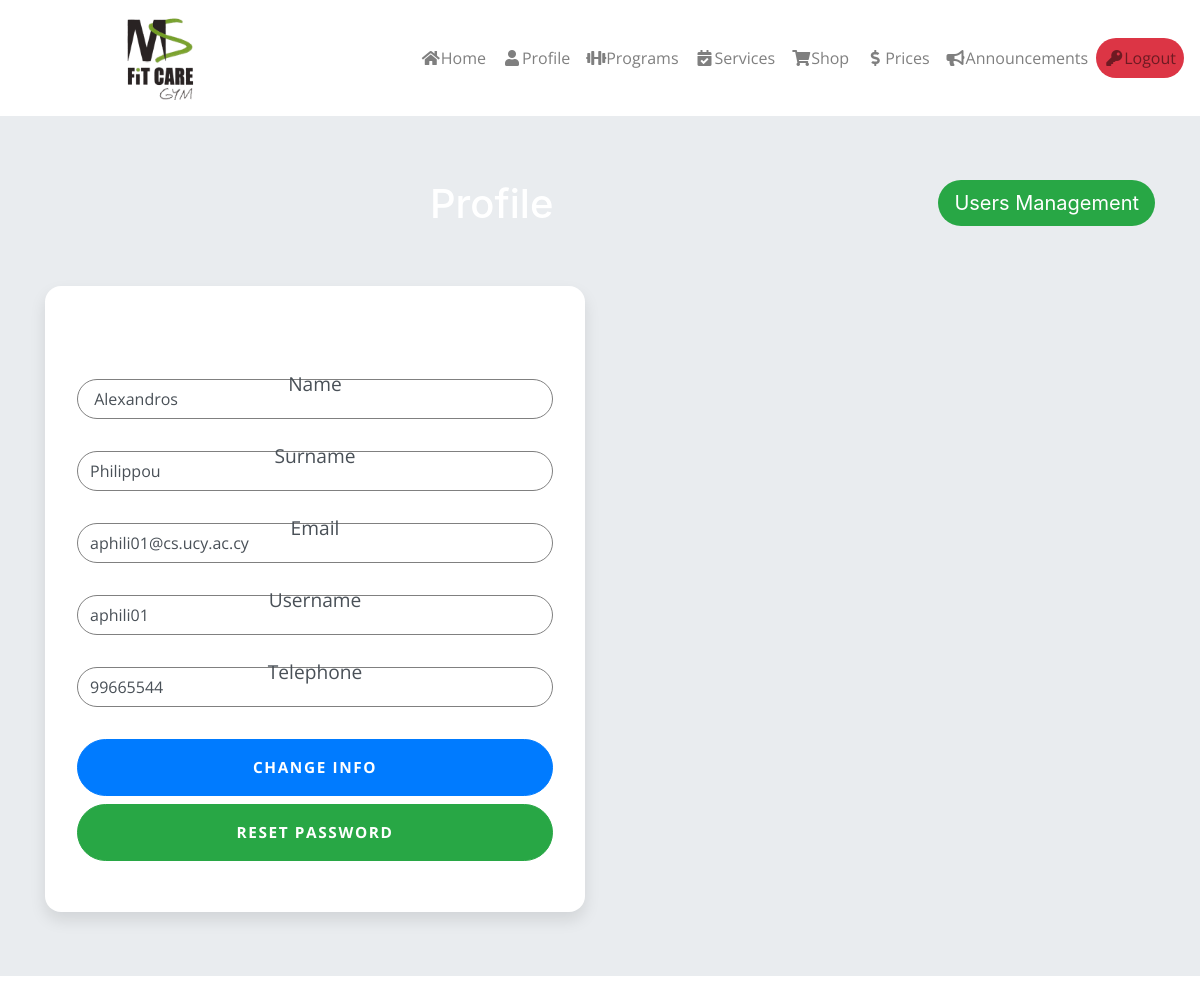
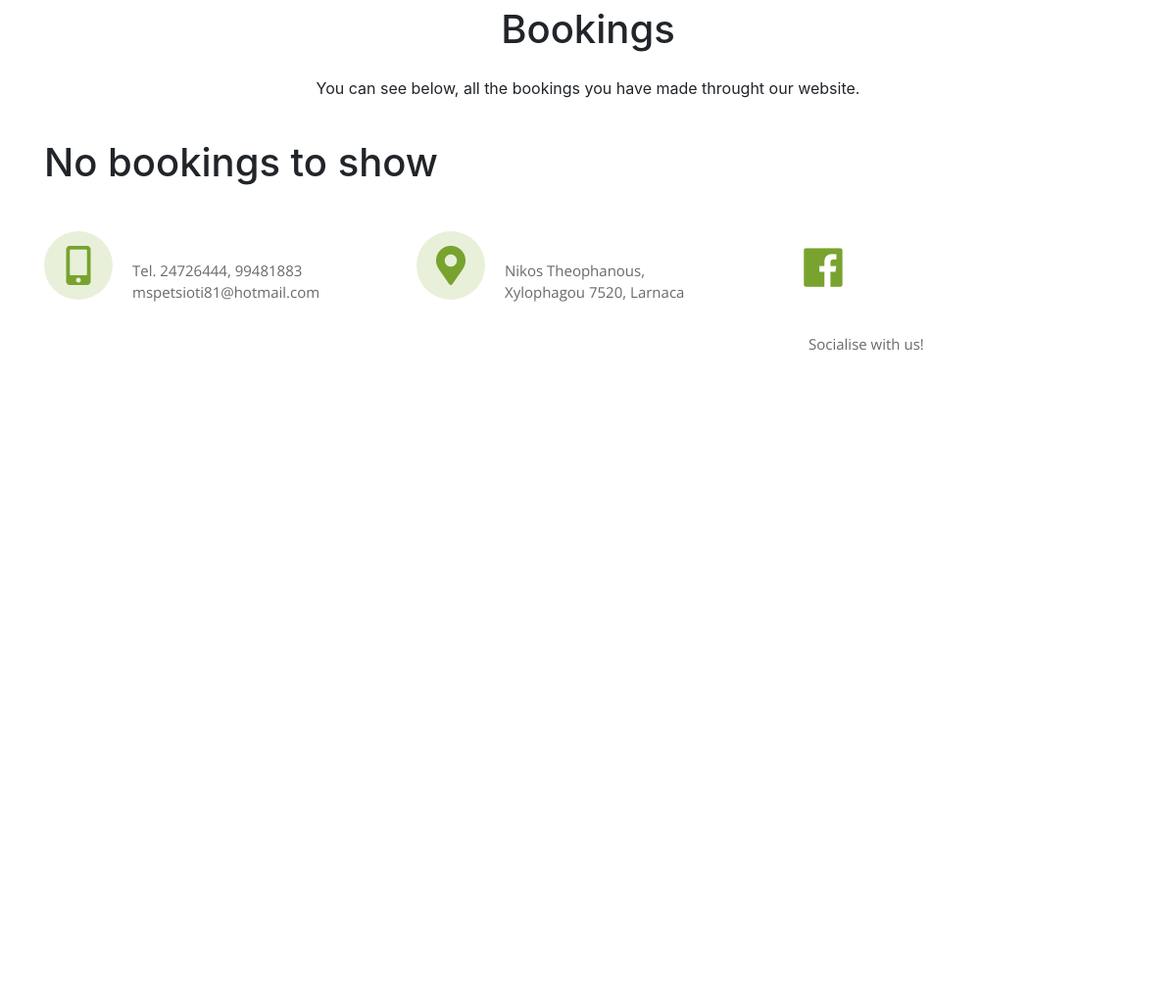
/profile/profile.php (signed in), run on the app's committed database (2 pictures, top to bottom).
### tables this page shows
CREATE TABLE IF NOT EXISTS `customers` (
  `customer_id` int(11) NOT NULL AUTO_INCREMENT,
  `name` text,
  `surname` text NOT NULL,
  `telephone` int(18) NOT NULL,
  `email` text NOT NULL,
  `username` text NOT NULL,
  `password` text NOT NULL,
  `sex` enum('Male','Female','Other') NOT NULL,
  `program` varchar(250) NOT NULL,
  `role` enum('Admin','customer','physiotherapist','coach','MassageTherapist') NOT NULL DEFAULT 'customer',
  PRIMARY KEY (`customer_id`)
);

### profile/profile.php (the view, shortened to what this page needs)
<?php
include("../announcements/connect1.php");
?>
<html>
<!DOCTYPE html>
<html lang="en">
<head>
  <link rel="stylesheet" href="https://maxcdn.bootstrapcdn.com/bootstrap/4.2.1/css/bootstrap.min.css">
  <link rel="stylesheet" href="https://use.fontawesome.com/releases/v5.6.3/css/all.css">
  <link rel="stylesheet" href="../css/style.css">
</head>
<body>
    <?php if (!($_SERVER['HTTP_X_REQUESTED_WITH'] == "com.example.gym")) { ?>
    <nav class="navbar navbar-expand-lg navbar-light bg-custom">
   <div class="collapse navbar-collapse" id="navbarSupportedContent">
      <a class="navbar-brand ml-auto mx-auto" href="#">
          <img src="../img/logo-test.png" alt="" width="70" height="90">
        </a>
     <ul class="navbar-nav navbar-light bg-light ml-auto">
      <li class="nav-item">
        <a class="nav-link" href="../index.php"><i class="fas fa-home fa-fw"> </i>Home </a>
      </li>
      <li class="nav-item">
          <a class="nav-link" href="profile.php"> <i class="fas fa-user fa-fw"></i>Profile</a>
      </li>
     <li class="nav-item">
        <a class="nav-link" href="../programs/program.php"><i class="fas fa-dumbbell fa-fw"></i>Programs</a>
      </li>
          <li class="nav-item">
        <a class="nav-link" href="../services/services.php"><i class="fas fa-calendar-check fa-fw"></i>Services</a>
      </li>
         <li class="nav-item">
        <a class="nav-link" href="../shop/shop.php"><i class="fas fa-shopping-cart fa-fw"></i>Shop</a>
      </li>
         <li class="nav-item">
        <a class="nav-link" href="../prices/prices.php"><i class="fas fa-dollar-sign fa-fw"></i>Prices</a>
      </li>
         <li class="nav-item">
        <a class="nav-link" href="../announcements/announcement.php"><i class="fas fa-bullhorn fa-fw"></i>Announcements</a>
      </li>
         <li class="nav-item">
             <?php if(!isset($_SESSION['customer_id'])){ ?>
        <a class="nav-link" href="registration/login.php"><i class="fas fa-key fa-fw"></i>Login</a>
            <?php } else { ?>
        <a class="nav-link btn-danger round" id="logout" href="../registration/logout.php"><i class="fas fa-key fa-fw"></i>Logout</a>
             <?php } ?>
      </li>
    </ul>
  </div>
</nav>
<?php } ?>
    <div class="jumbotron profile-cover jumbotron-fluid" id="top-jumpo">
  <div class="container text-center">
        <?php  if($_SESSION['customer_id']>=1){
     if ($_SESSION['role']=='Admin') { ?>
      <a href="seeUsers.php" class="btn btn-lg btn-success round float-right">Users Management</a>
       <?php  }
     } ?>
      <h1 class="text-center welcome">Profile</h1>
      <div class="row main-content">
    <div class="col-sm-9 col-md-8 col-lg-6">
         <?php $id = $_SESSION['customer_id'];
    $fetch_ann = mysqli_query($conn,"select * from customers where customer_id='$id'");
    $fetched_ann=mysqli_fetch_array($fetch_ann); ?>
        <div class="card card-signin">
        <div class="card-body">
            <h5 class="card-title text-center manage-title">Manage Your Profile</h5>
     <form class="form-signin" action="profile.php?id=<?php echo $id;?>" method="post">
 <div class="form-label-group">
    <label for="name">Name</label>
    <input type="text" id="name" name="name" class="form-control" value="<?php echo $fetched_ann["name"] ?>">
         </div>
  <div class="form-label-group">
    <label for="name">Surname</label>
    <input type="text" id="surname" name="surname" class="form-control"  value="<?php echo $fetched_ann["surname"] ?>">
         </div>
     <div class="form-label-group">
    <label for="Email">Email</label>
    <input type="email" id="email" name="email"  class="form-control"value="<?php echo $fetched_ann["email"] ?>">
         </div>
          <div class="form-label-group">
    <label for="Username">Username</label>
    <input type="text" id="username" name="username" class="form-control" value="<?php echo $fetched_ann["username"] ?>">
         </div>
          <div class="form-label-group">
    <label for="Telephone">Telephone</label>
    <input type="number" id="telephone" name="telephone" class="form-control" value="<?php echo $fetched_ann["telephone"] ?>">
         </div>
    <input type="submit" class="btn btn-lg btn-primary btn-block text-uppercase" name="send" type="submit" value="Change info"/>
       <a href="resetPass.php" class="btn btn-lg btn-success btn-block text-uppercase">Reset Password</a>
  </form>
            </div>
        </div>
          </div>
      </div>
  </div>
</div>
    <div class="profile-section mx-auto">
        <div class="container ">
            <h1 class="text-center py-3" id="book-h1"> Bookings </h1>
            <p class="text-center" id="book-p"> You can see below, all the bookings you have made throught our website.</p>
            <br>
        <?php
    $user=$_SESSION['username'];
$sql9 = "SELECT COUNT(*) from book WHERE username='$user'and canceled=0";
         $use = mysqli_query($conn, $sql9);
         $row9 = mysqli_fetch_array($use);
        $userows=$row9[0];
    $sql10 = "SELECT * FROM book WHERE username='$user'and canceled=0";
			$result10 = mysqli_query($conn, $sql10);
    if ($userows > 0) {
        while ($row10 = mysqli_fetch_assoc($result10)) { ?>
            <div class="row bookings">
            <div class="col-md-3">
                <p >Booking ID: <?php echo $row10["id"]; ?></p>
            </div>
            <div class="col-md-3">
             <p> Service: <?php echo $row10["service"]; ?></p>
            </div>
             <div class="col-md-3">
               <p>Date: <?php echo date('m/d/Y',$row10["day"]);?></p>
            </div>
             <div class="col-md-3">
               <p>Time: <?php echo $row10["time"]; ?></p>
            </div>
            </div>
            <br>
   <?php } } else {
       echo '<h1> No bookings to show</h1>';
        }
    ?>
            <br>
        </div>
        </div>
     <footer class="page-footer top-menu color-footer">
      <div class="container">
							<div class="row">
								<div class="col-md-4 py-4">
								 <i class="fas fa-mobile-alt mx-auto"></i>
                                    <div class="loc">
										<p> Tel. 24726444, 99481883 <br> mspetsioti81@hotmail.com</p>
									</div>
								</div>
								<div class="col-md-4 py-4">
                                    <i class="fas fa-map-marker-alt mx-auto"></i>
                                    <div class="loc">
										<p> Nikos Theophanous,<br> Xylophagou 7520, Larnaca</p>
									</div>
                                        </div>
								<div class="col-md-3 py-4">
                                       <a href="http://facebook.com">    <i class="fab fa-facebook mx-auto"></i>        </a>
                                    <div class="loc">
										<p> Socialise with us!</p>
									</div>
								</div>
							</div>
				</div>
  </footer>
</body>
</html>

### css/style.css (style rules this page uses)
body { overflow-x: hidden; }
.nav-item a { font-family: 'Open Sans', sans-serif; }
.bg-custom { background-color: white; }
.nav-item { background-color: white; }
.main-content { color: white; font-size: 1.2rem; font-family: 'Open Sans', sans-serif; }
.welcome { color: white; padding-bottom: 50px; }
.round { border-radius: 28px; border: none; }
.form-control { border-radius: 0; border-color: #ccc; border-width: 0 0 2px 0; border-style: none none solid none; box-shadow: none; }
.color-footer { background-color: #16425B; }
.color-footer p { color: aliceblue; }
i.fas.fa-mobile-alt { position: relative; width: 70px; bottom: 10px; padding: 15px; border-radius: 50%; background-color: #e8f0d9; color: #78a32f; font-size:40px; float:left; display:block; text-align:center; }
i.fas.fa-map-marker-alt { position: relative; width: 70px; bottom: 10px; padding: 15px; border-radius: 50%; background-color: #e8f0d9; color: #78a32f; font-size:40px; float:left; display:block; text-align:center; }
i.fab.fa-facebook { position: relative; width: 70px; bottom: 10px; padding: 15px; border-radius: 50%; font-size:45px; color: #78a32f; text-align:center; }
.loc { padding: 20px; color: dimgray; display: table-cell; vertical-align: top; font-style:'Open Sans', sans-serif; font-size:15px; line-height:1.43em; }
#top-jumpo { margin-bottom: 0; }
.color-footer { background-color: white; }
.page-footer { height: 100%; font-family: 'Open Sans', sans-serif; }
.page-footer p { color: dimgray; }
.card-signin { border: 0; border-radius: 1rem; box-shadow: 0 0.5rem 1rem 0 rgba(0, 0, 0, 0.1); }
.card-signin .card-title { margin-bottom: 2rem; font-weight: 300; font-size: 1.5rem; }
.card-signin .card-body { padding: 2rem; }
.form-signin { width: 100%; }
.form-signin .btn { font-size: 80%; border-radius: 5rem; letter-spacing: .1rem; font-weight: bold; padding: 1rem; transition: all 0.2s; }
.form-label-group { position: relative; margin-bottom: 2rem; }
.form-label-group input { height: 40px; border-radius: 2rem; border: 1px solid grey; }
.form-label-group>label { position: absolute; top: 0; left: 0; display: block; width: 100%; margin-bottom: 0; line-height: 0.5; color: #495057; border-radius: 1.25rem; transition: all .1s ease-in-out; }

### data on the page
customers: name "Alexandros", surname "Philippou", username "aphili01", telephone "99665544"
